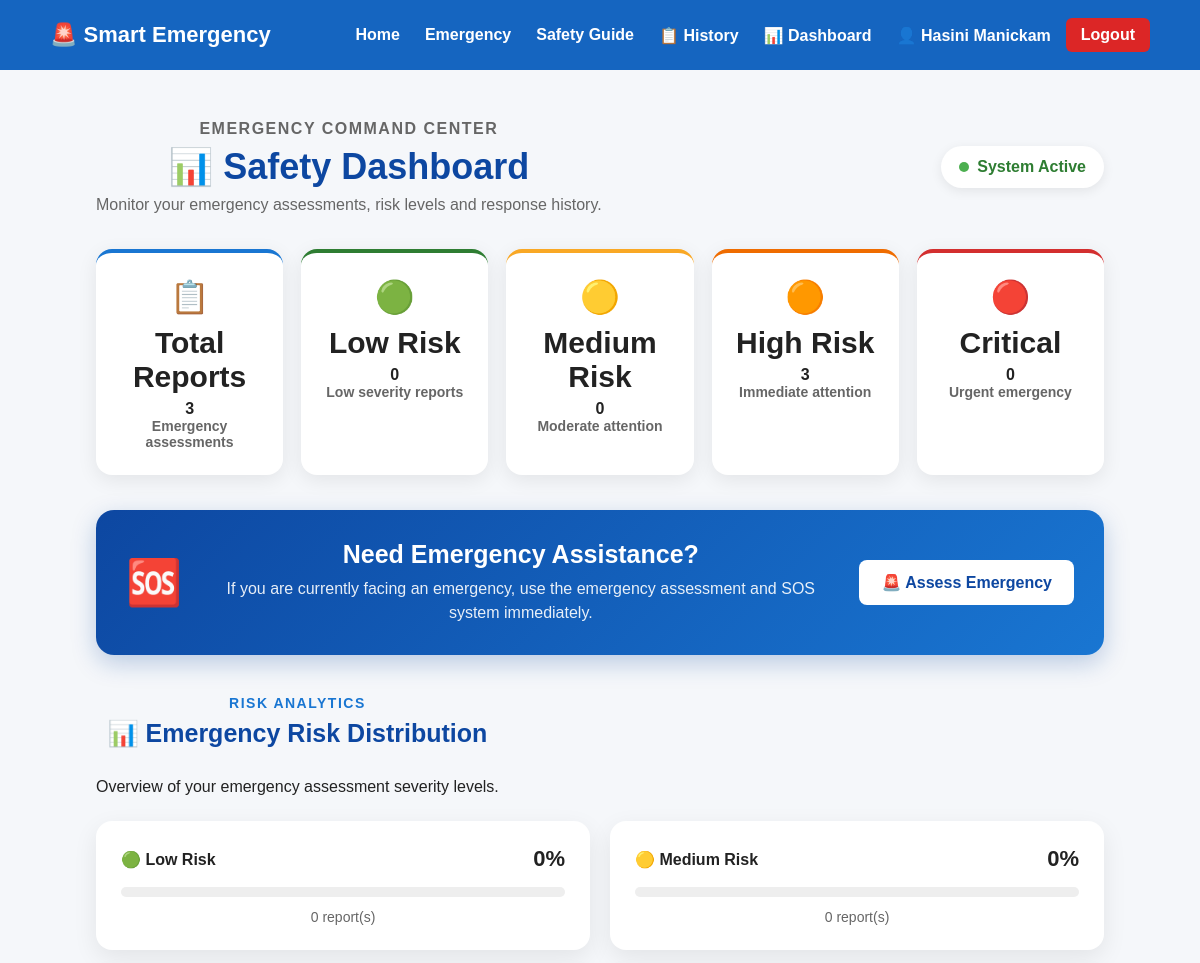
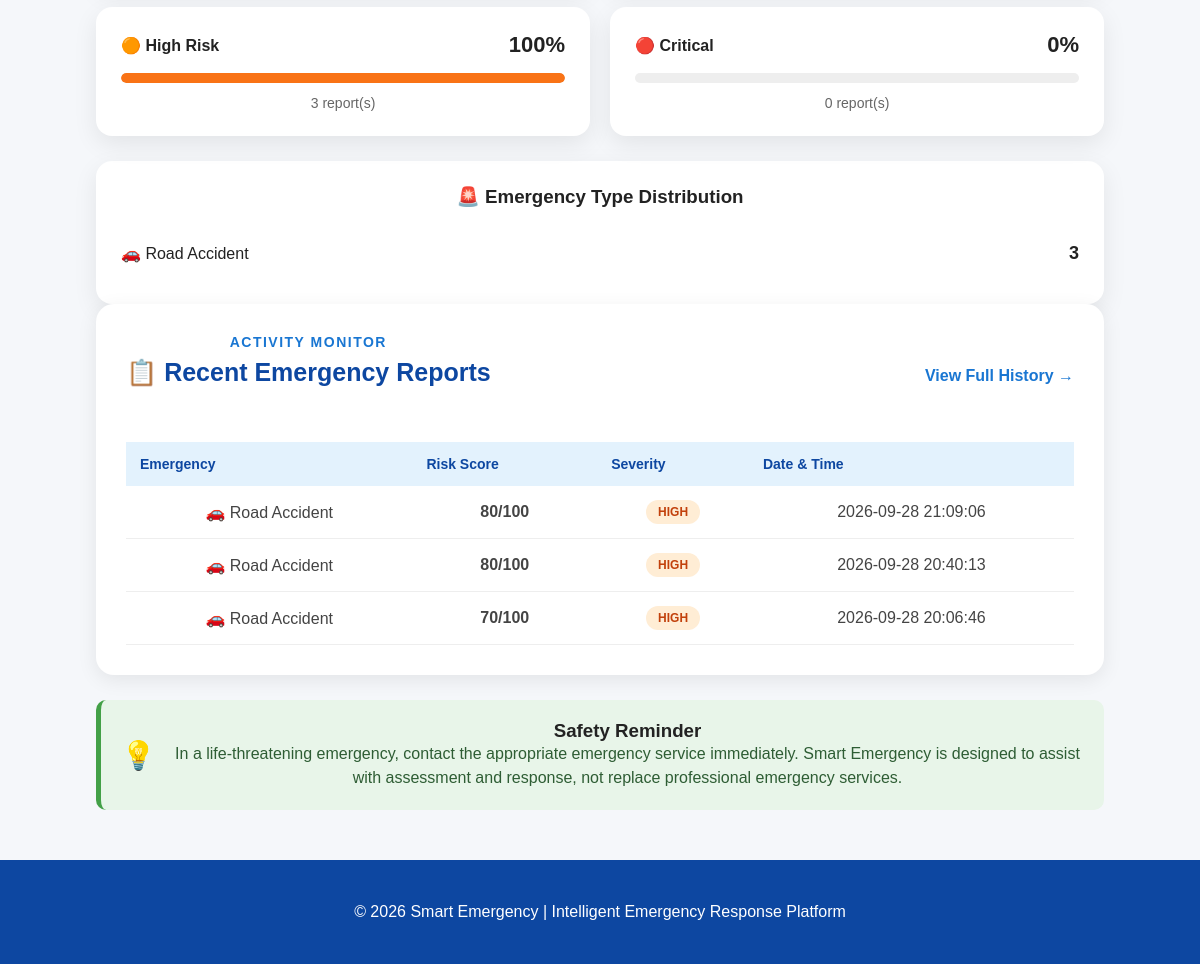
The app's page /dashboard (signed in) with its own data (2 pictures, top to bottom).
### tables this page shows
CREATE TABLE emergency_reports (
            id INTEGER PRIMARY KEY AUTOINCREMENT,
            user_id INTEGER NOT NULL,
            emergency_type TEXT NOT NULL,
            injured TEXT NOT NULL,
            bleeding TEXT NOT NULL,
            breathing TEXT NOT NULL,
            people INTEGER NOT NULL,
            risk_score INTEGER NOT NULL,
            severity TEXT NOT NULL,
            created_at TEXT NOT NULL,
            FOREIGN KEY (user_id) REFERENCES users(id)
        );

### app.py (the view)
@app.route("/dashboard")
def dashboard():
    if "user_id" not in session:
        return redirect("/login")
    conn = get_db()
    cursor = conn.cursor()
    cursor.execute("""
        SELECT COUNT(*)

        FROM emergency_reports

        WHERE user_id = ?
    """,
    (
        session["user_id"],
    ))
    total_reports = cursor.fetchone()[0]
    cursor.execute("""
        SELECT COUNT(*)

        FROM emergency_reports

        WHERE user_id = ?

        AND severity = 'LOW'
    """,
    (
        session["user_id"],
    ))
    low_count = cursor.fetchone()[0]
    cursor.execute("""
        SELECT COUNT(*)

        FROM emergency_reports

        WHERE user_id = ?

        AND severity = 'MEDIUM'
    """,
    (
        session["user_id"],
    ))
    medium_count = cursor.fetchone()[0]
    cursor.execute("""
        SELECT COUNT(*)

        FROM emergency_reports

        WHERE user_id = ?

        AND severity = 'HIGH'
    """,
    (
        session["user_id"],
    ))
    high_count = cursor.fetchone()[0]
    cursor.execute("""
        SELECT COUNT(*)

        FROM emergency_reports

        WHERE user_id = ?

        AND severity = 'CRITICAL'
    """,
    (
        session["user_id"],
    ))
    critical_count = cursor.fetchone()[0]
    if total_reports > 0:
        low_percentage = round(
            (low_count / total_reports) * 100
        )
        medium_percentage = round(
            (medium_count / total_reports) * 100
        )
        high_percentage = round(
            (high_count / total_reports) * 100
        )
        critical_percentage = round(
            (critical_count / total_reports) * 100
        )
    else:
        low_percentage = 0
        medium_percentage = 0
        high_percentage = 0
        critical_percentage = 0
    cursor.execute("""
        SELECT
            emergency_type,
            COUNT(*)

        FROM emergency_reports

        WHERE user_id = ?

        GROUP BY emergency_type

        ORDER BY COUNT(*) DESC
    """,
    (
        session["user_id"],
    ))
    category_counts = cursor.fetchall()
    cursor.execute("""
        SELECT

            emergency_type,

            risk_score,

            severity,

            created_at

        FROM emergency_reports

        WHERE user_id = ?

        ORDER BY id DESC

        LIMIT 5
    """,
    (
        session["user_id"],
    ))
    recent_reports = cursor.fetchall()
    conn.close()
    return render_template(
        "dashboard.html",
        total_reports=total_reports,
        low_count=low_count,
        medium_count=medium_count,
        high_count=high_count,
        critical_count=critical_count,
        low_percentage=low_percentage,
        medium_percentage=medium_percentage,
        high_percentage=high_percentage,
        critical_percentage=critical_percentage,
        category_counts=category_counts,
        recent_reports=recent_reports
    )

### app.py (called while the page is built)
def get_db():
    return sqlite3.connect(DB_PATH)

### templates/dashboard.html (shortened to what this page needs)
<!DOCTYPE html>
<html lang="en">
<head>
    <link rel="stylesheet"
          href="{{ url_for('static', filename='css/style.css') }}">
</head>
<body>
<nav class="navbar">
    <div class="logo">
        🚨 Smart Emergency
    </div>
    <div class="nav-links">
        <a href="/">
            Home
        </a>
        <a href="/#report">
            Emergency
        </a>
        <a href="/#guide">
            Safety Guide
        </a>
        <a href="/emergency-history">
            📋 History
        </a>
        <a href="/dashboard">
            📊 Dashboard
        </a>
        <div class="nav-user">
            👤 {{ session.get('user_name') }}
            <a href="/logout">
                Logout
            </a>
        </div>
    </div>
</nav>
<section class="section dashboard-section">
    <div class="dashboard-header">
        <div>
            <p class="dashboard-label">
                EMERGENCY COMMAND CENTER
            </p>
            <h1>
                📊 Safety Dashboard
            </h1>
            <p>
                Monitor your emergency assessments,
                risk levels and response history.
            </p>
        </div>
        <div class="dashboard-status">
            <span class="status-dot"></span>
            System Active
        </div>
    </div>
    <div class="dashboard-cards">
        <div class="dashboard-card total-card">
            <div class="dashboard-icon">
                📋
            </div>
            <div>
                <h3>
                    Total Reports
                </h3>
                <strong>
                    {{ total_reports }}
                </strong>
                <p>
                    Emergency assessments
                </p>
            </div>
        </div>
        <div class="dashboard-card low-card">
            <div class="dashboard-icon">
                🟢
            </div>
            <div>
                <h3>
                    Low Risk
                </h3>
                <strong>
                    {{ low_count }}
                </strong>
                <p>
                    Low severity reports
                </p>
            </div>
        </div>
        <div class="dashboard-card medium-card">
            <div class="dashboard-icon">
                🟡
            </div>
            <div>
                <h3>
                    Medium Risk
                </h3>
                <strong>
                    {{ medium_count }}
                </strong>
                <p>
                    Moderate attention
                </p>
            </div>
        </div>
        <div class="dashboard-card high-card">
            <div class="dashboard-icon">
                🟠
            </div>
            <div>
                <h3>
                    High Risk
                </h3>
                <strong>
                    {{ high_count }}
                </strong>
                <p>
                    Immediate attention
                </p>
            </div>
        </div>
        <div class="dashboard-card critical-card">
            <div class="dashboard-icon">
                🔴
            </div>
            <div>
                <h3>
                    Critical
                </h3>
                <strong>
                    {{ critical_count }}
                </strong>
                <p>
                    Urgent emergency
                </p>
            </div>
        </div>
    </div>
    <div class="response-panel">
        <div>
            <span class="response-icon">
                🆘
            </span>
        </div>
        <div>
            <h2>
                Need Emergency Assistance?
            </h2>
            <p>
                If you are currently facing an emergency,
                use the emergency assessment and SOS system
                immediately.
            </p>
        </div>
        <a href="/#report"
           class="dashboard-action-btn">
            🚨 Assess Emergency
        </a>
    </div>
    <div class="analytics-section">
        <div class="recent-header">
            <div>
                <p class="dashboard-label">
                    RISK ANALYTICS
                </p>
                <h2>
                    📊 Emergency Risk Distribution
                </h2>
                <p>
                    Overview of your emergency assessment
                    severity levels.
                </p>
            </div>
        </div>
        <div class="risk-analytics-grid">
            <div class="risk-box">
                <div class="risk-box-header">
                    <span>
                        🟢 Low Risk
                    </span>
                    <strong>
                        {{ low_percentage }}%
                    </strong>
                </div>
                <div class="risk-progress">
                </div>
                <p>
                    {{ low_count }} report(s)
                </p>
            </div>
            <div class="risk-box">
                <div class="risk-box-header">
                    <span>
                        🟡 Medium Risk
                    </span>
                    <strong>
                        {{ medium_percentage }}%
                    </strong>
                </div>
                <div class="risk-progress">
                </div>
                <p>
                    {{ medium_count }} report(s)
                </p>
            </div>
            <div class="risk-box">
                <div class="risk-box-header">
                    <span>
                        🟠 High Risk
                    </span>
                    <strong>
                        {{ high_percentage }}%
                    </strong>
                </div>
                <div class="risk-progress">
                    <div class="risk-progress-bar high-progress"
                         style="width: {{ high_percentage }}%;">
                    </div>
                </div>
                <p>
                    {{ high_count }} report(s)
                </p>
            </div>
            <div class="risk-box">
                <div class="risk-box-header">
                    <span>
                        🔴 Critical
                    </span>
                    <strong>
                        {{ critical_percentage }}%
                    </strong>
                </div>
                <div class="risk-progress">
                </div>
                <p>
                    {{ critical_count }} report(s)
                </p>
            </div>
        </div>
        <div class="category-analytics">
            <h3>
                🚨 Emergency Type Distribution
            </h3>
            {% if category_counts %}
                {% for category in category_counts %}
                <div class="category-row">
                    <span>
                        {% if category[0] == "accident" %}
                            🚗 Road Accident
                        {% elif category[0] == "medical" %}
                            ❤️ Medical Emergency
                        {% elif category[0] == "fire" %}
                            🔥 Fire Emergency
                        {% elif category[0] == "crime" %}
                            👮 Crime
                        {% else %}
                            ⚠️ Other
                        {% endif %}
                    </span>
                    <strong>
                        {{ category[1] }}
                    </strong>
                </div>
                {% endfor %}
            {% else %}
                <p>
                    No emergency category data available yet.
                </p>
            {% endif %}
        </div>
    </div>
    <div class="recent-section">
        <div class="recent-header">
            <div>
                <p class="dashboard-label">
                    ACTIVITY MONITOR
                </p>
                <h2>
                    📋 Recent Emergency Reports
                </h2>
            </div>
            <a href="/emergency-history"
               class="view-history-btn">
                View Full History →
            </a>
        </div>
        {% if recent_reports %}
        <div class="recent-table-wrapper">
            <table class="recent-table">
                <thead>
                    <tr>
                        <th>
                            Emergency
                        </th>
                        <th>
                            Risk Score
                        </th>
                        <th>
                            Severity
                        </th>
                        <th>
                            Date & Time
                        </th>
                    </tr>
                </thead>
                <tbody>
                    {% for report in recent_reports %}
                    <tr>
                        <td>
                            {% if report[0] == "accident" %}
                                🚗 Road Accident
                            {% elif report[0] == "medical" %}
                                ❤️ Medical Emergency
                            {% elif report[0] == "fire" %}
                                🔥 Fire
                            {% elif report[0] == "crime" %}
                                🚨 Crime
                            {% else %}
                                ⚠️ Other
                            {% endif %}
                        </td>
                        <td>
                            <strong>
                                {{ report[1] }}/100
                            </strong>
                        </td>
                        <td>
                            <span class="dashboard-severity
                                {% if report[2] == 'LOW' %}
                                    severity-low
                                {% elif report[2] == 'MEDIUM' %}
                                    severity-medium
                                {% elif report[2] == 'HIGH' %}
                                    severity-high
                                {% else %}
                                    severity-critical
                                {% endif %}">
                                {{ report[2] }}
                            </span>
                        </td>
                        <td>
                            {{ report[3] }}
                        </td>
                    </tr>
                    {% endfor %}
                </tbody>
            </table>
        </div>
        {% endif %}
    </div>
    <div class="dashboard-tip">
        <div class="tip-icon">
            💡
        </div>
        <div>
            <h3>
                Safety Reminder
            </h3>
            <p>
                In a life-threatening emergency,
                contact the appropriate emergency service
                immediately. Smart Emergency is designed
                to assist with assessment and response,
                not replace professional emergency services.
            </p>
        </div>
    </div>
</section>
<footer class="footer">
    <p>
        © 2026 Smart Emergency |
        Intelligent Emergency Response Platform
    </p>
</footer>
</body>
</html>

### records on screen
emergency_reports: emergency_type "🚗 Road Accident", risk_score "80", severity "HIGH", created_at "2026-09-28 21:09:06"
emergency_reports: emergency_type "🚗 Road Accident", risk_score "80", severity "HIGH", created_at "2026-09-28 20:40:13"
emergency_reports: emergency_type "🚗 Road Accident", risk_score "70", severity "HIGH", created_at "2026-09-28 20:06:46"

### other values on screen
{{ session.get('user_name') }} "Hasini Manickam"
{{ total_reports }} "3"
{{ low_count }} "0"
{{ medium_count }} "0"
{{ high_count }} "3"
{{ critical_count }} "0"
{{ low_percentage }} "0"
{{ medium_percentage }} "0"
{{ high_percentage }} "100"
{{ critical_percentage }} "0"
{{ category[1] }} "3"
